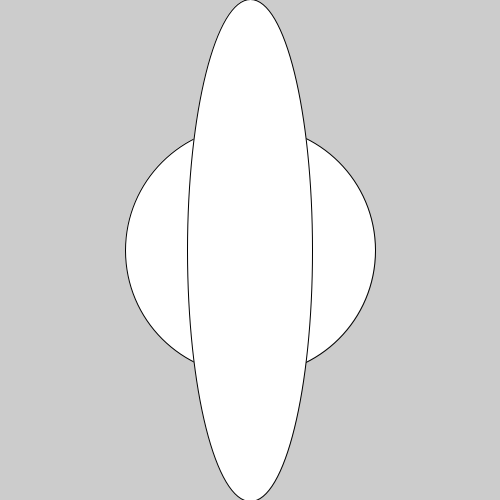
Frame 1 (no input)
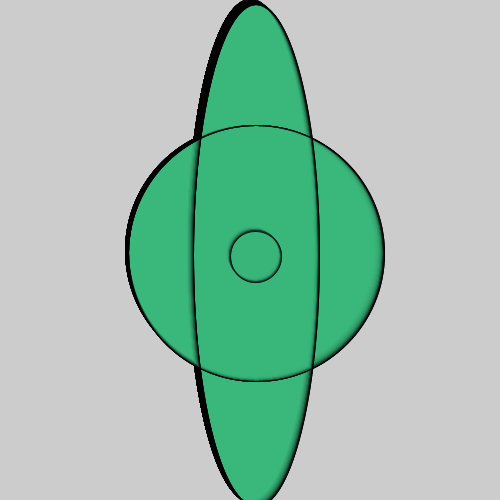
Frame 60 (the mouse pressed at the canvas centre just before this capture)
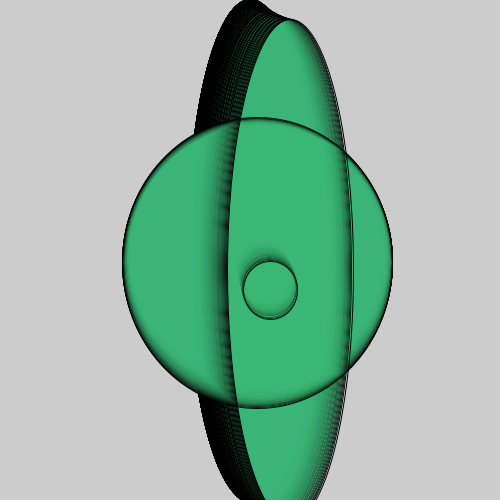
Frame 120 (the mouse held since frame 60 and released just before this capture)

The Processing sketch that drew these frames (run headless with seeded random() and noise(); from frame 60 on, the mouse is pressed at the canvas centre):

// Processing sketch: processing_46128
// ── processing_46128.pde

float x,y,g,angle,a,b,z;

void setup(){
  size(500,500);
  x =0;
  y = 0;
  g=0;
  a=0;
  b=0;
  z = 0;
  angle = 0;
  smooth();
}

void draw(){
  x = sin(radians(angle)) * g + width/2;
  y = tan(radians(angle)) * g + height/2;
  a = cos(radians(angle)) * angle/4 + width/2;
  b = sin(radians(angle)) * angle/4 + height/2;
  z = cos(radians(angle))+ width/2;
  ellipse(x,y,x/5,y/5);
  ellipse(a,b,x,y);
  ellipse(y,x,z/2,z*2);
 
  angle+=0.5;
  g+=0.2;
  z+=0.002;

  
  fill(random(50,65),random(130,240),random(100,140),20);
  stroke(0);
 // ellipse(width/2,height/2,350,350);
}
